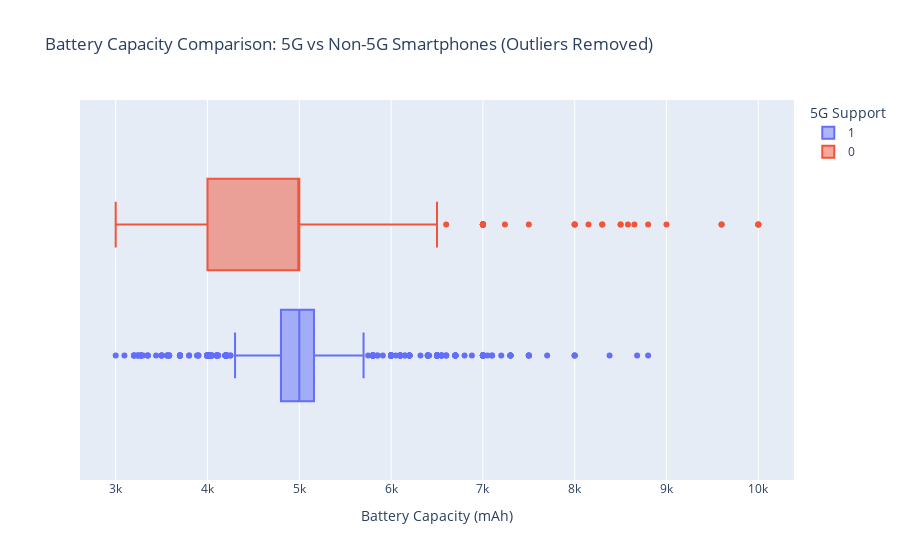

Notebook code for this chart:
### Code cell
# Battery Capacity Comparison: 5G vs Non-5G Smartphones

# filtering out extreme outliers
filtered_df = df[df['battery_capacity_mah'] <= 10000]
fig = px.box(
    filtered_df,
    x = 'battery_capacity_mah',
    color = 'has_5g',
    labels = {"has_5g" : "5G Support", "battery_capacity_mah" : "Battery Capacity (mAh)"},
    title = "Battery Capacity Comparison: 5G vs Non-5G Smartphones (Outliers Removed)"
)
fig.show()

# Insights
# Non-5G smartphones generally have a wider range and higher median battery capacity compared to 5G phones.
# 5G phones tend to cluster around 5000 mAh, indicating more standardization.
# Outliers are more frequent in non-5G models, including phones with very high battery capacities (7000–10000 mAh).

### Figure 1 — Plotly figure (JSON) as saved in the notebook; plotly's stock layout.template omitted (floating-point values rounded to 4 significant figures; data arrays with more than 128 entries replaced by an {"elided": "..."} marker saying what was removed)
{"data": [{"alignmentgroup": "True", "hovertemplate": "5G Support=1<br>Battery Capacity (mAh)=%{x}<extra></extra>", "legendgroup": "1", "marker": {"color": "#636efa"}, "name": "1", "notched": false, "offsetgroup": "1", "orientation": "h", "showlegend": true, "type": "box", "x": {"elided": "2162 int values"}, "x0": " ", "xaxis": "x", "y0": " ", "yaxis": "y"}, {"alignmentgroup": "True", "hovertemplate": "5G Support=0<br>Battery Capacity (mAh)=%{x}<extra></extra>", "legendgroup": "0", "marker": {"color": "#EF553B"}, "name": "0", "notched": false, "offsetgroup": "0", "orientation": "h", "showlegend": true, "type": "box", "x": {"elided": "1849 int values"}, "x0": " ", "xaxis": "x", "y0": " ", "yaxis": "y"}], "layout": {"autosize": true, "boxmode": "group", "legend": {"title": {"text": "5G Support"}, "tracegroupgap": 0}, "title": {"text": "Battery Capacity Comparison: 5G vs Non-5G Smartphones (Outliers Removed)"}, "xaxis": {"anchor": "y", "autorange": true, "domain": [0, 1], "range": [2611.0, 10390.0], "title": {"text": "Battery Capacity (mAh)"}, "type": "linear"}, "yaxis": {"anchor": "x", "autorange": true, "domain": [0, 1], "range": [-0.5172, 0.5172], "type": "category"}}}
